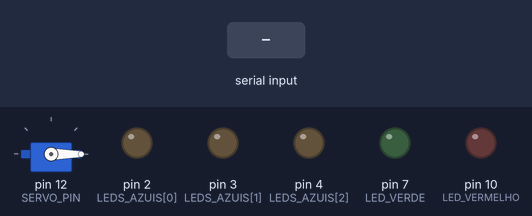
A sketch run on a simulated Arduino Uno, built with avr-gcc and run on an emulated ATmega328P. Shown: servo, output pins drawn as LEDs (lit = HIGH). Dashed ring = blinking. The test bench sets the inputs (shaded band). Random numbers use the default seed unless the sketch sets one; what the sketch prints to the serial monitor is not drawn.

Above: at 1.3 s.
1.4 s: "3\n" received over Serial
At 4.1 s:
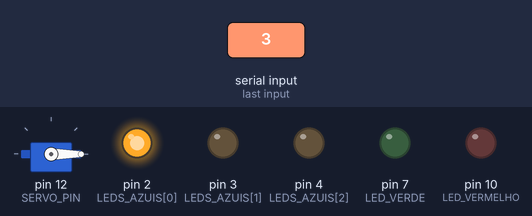
4.4 s: "5\n" received over Serial
At 4.57 s:
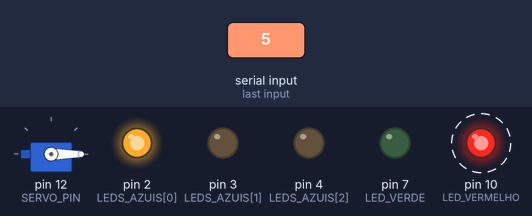
7.4 s: "3\n" received over Serial
At 10.0 s:
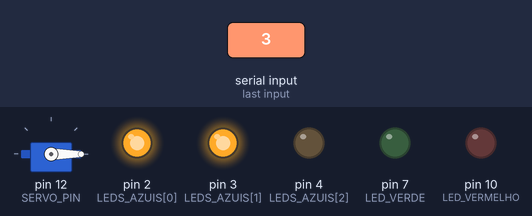
10.4 s: "5\n" received over Serial
At 13.66 s:
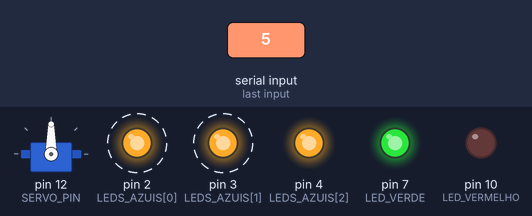
Timing chart, 0 to 14.4 s (numbered marks = the images above; inputs shaded):
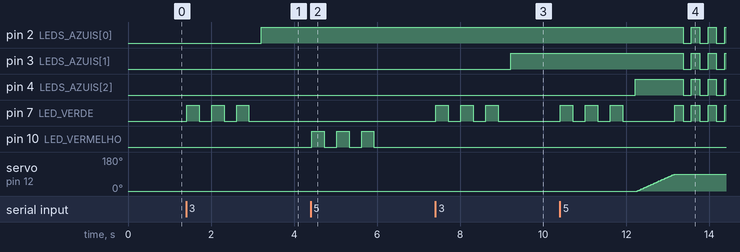

Measured:
- after the input at 1.4 s, pin 2 (LEDS_AZUIS[0]): LOW → HIGH after 1.8 s; pin 7 (LED_VERDE): alternates HIGH for 0.30 s and LOW for 0.30 s, 6 changes in all, then stays LOW, starting at once
- after the input at 4.4 s, pin 10 (LED_VERMELHO): alternates HIGH for 0.30 s and LOW for 0.30 s, 6 changes in all, then stays LOW, starting at once
- after the input at 7.4 s, pin 3 (LEDS_AZUIS[1]): LOW → HIGH after 1.8 s; pin 7 (LED_VERDE): alternates HIGH for 0.30 s and LOW for 0.30 s, 6 changes in all, then stays LOW, starting at once
- after the input at 10.4 s, pin 2 (LEDS_AZUIS[0]), pin 3 (LEDS_AZUIS[1]): alternates HIGH for 0.20 s and LOW for 0.20 s, starting after 3.0 s

The sketch:

jogo_de_dados_com_arduino1.ino
```cpp
#include <Servo.h>

// Definições dos pinos
const int LED_VERMELHO = 10;
const int LED_VERDE = 7;
const int LEDS_AZUIS[] = {2, 3, 4};
const int SERVO_PIN = 12;

Servo servoPorta;

int acertos = 0;
int tentativas = 0;
bool portaAberta = false;

// Funções auxiliares
void piscarLED(int pino, int vezes, int tempo = 300) {
  for (int i = 0; i < vezes; i++) {
    digitalWrite(pino, HIGH);
    delay(tempo);
    digitalWrite(pino, LOW);
    delay(tempo);
  }
}

void acenderJoia(int nivel) {
  if (nivel >= 1 && nivel <= 3) {
    digitalWrite(LEDS_AZUIS[nivel - 1], HIGH);
  }
}

void abrirPortaSabedoria() {
  portaAberta = true;

  Serial.println("\n✨ PARABÉNS! Você conquistou as 3 joias sagradas!");
  Serial.println("🛕 A Porta da Sabedoria está se abrindo...");

  for (int angulo = 0; angulo <= 90; angulo++) {
    servoPorta.write(angulo);
    delay(10);
  }

  for (int i = 0; i < 5; i++) {
    digitalWrite(LED_VERDE, HIGH);
    for (int j = 0; j < 3; j++) digitalWrite(LEDS_AZUIS[j], HIGH);
    delay(200);
    digitalWrite(LED_VERDE, LOW);
    for (int j = 0; j < 3; j++) digitalWrite(LEDS_AZUIS[j], LOW);
    delay(200);
  }

  for (int i = 0; i < 3; i++) digitalWrite(LEDS_AZUIS[i], HIGH);
}

void setup() {
  Serial.begin(9600);
  randomSeed(analogRead(0));

  pinMode(LED_VERMELHO, OUTPUT);
  pinMode(LED_VERDE, OUTPUT);
  for (int i = 0; i < 3; i++) pinMode(LEDS_AZUIS[i], OUTPUT);

  servoPorta.attach(SERVO_PIN);
  servoPorta.write(0); // Porta fechada

  Serial.println("=======================================");
  Serial.println("🔐 Bem-vindo à Fortaleza do Dado Sagrado!");
  Serial.println("🎲 Acerte o número entre 1 e 6 para conquistar joias.");
  Serial.println("💎 Ao acertar 3 vezes, a Porta da Sabedoria se abrirá!");
  Serial.println("=======================================");
}

void loop() {
  if (portaAberta) return;

  int numeroSagrado = random(1, 7);

  Serial.println("\nDigite seu palpite (1-6):");
  while (!Serial.available());
  int palpite = Serial.parseInt();
  while (Serial.available()) Serial.read(); // Limpa buffer

  if (palpite < 1 || palpite > 6) {
    Serial.println(" Palpite inválido. Digite um número entre 1 e 6.");
    return;
  }

  Serial.print(" Seu palpite: ");
  Serial.println(palpite);
  Serial.print(" Número sagrado: ");
  Serial.println(numeroSagrado);

  if (palpite == numeroSagrado) {
    Serial.println(" CORRETO! Você conquistou uma joia!");
    acertos++;
    piscarLED(LED_VERDE, 3);
    acenderJoia(acertos);
    if (acertos == 3) abrirPortaSabedoria();
  } else {
    Serial.println(" INCORRETO! O guardião rejeitou seu palpite.");
    piscarLED(LED_VERMELHO, 3);
  }

  tentativas++;
  Serial.print(" Progresso: ");
  Serial.print(acertos);
  Serial.print(" / 3 acertos | Tentativas: ");
  Serial.println(tentativas);
}
```
